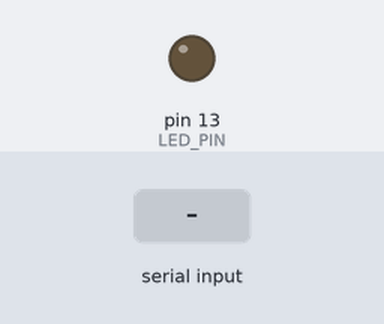
Simulated run of this sketch. Board: Arduino Uno, built with avr-gcc and run on an emulated ATmega328P. Shown: output pins drawn as LEDs (lit = HIGH). The inputs (shaded band) are chosen by the test bench.

Above: at 1.2 s.
1.3 s: "1" received over Serial
At 1.8 s:
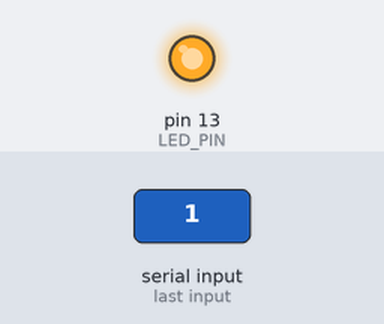
2.8 s: "0" received over Serial
At 4.1 s:
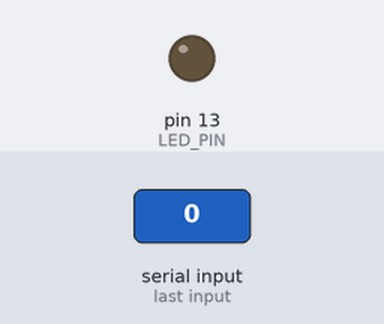
Timing chart, 0 to 5.8 s (numbered marks = the images above; inputs shaded):
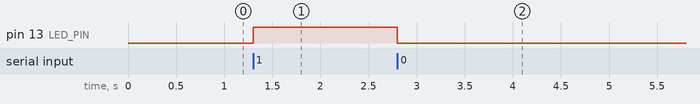

The sketch:

simple_serial_reciever.ino
```cpp
#define LED_PIN 13

void setup() {
  pinMode(LED_PIN, OUTPUT);
  digitalWrite(LED_PIN, LOW);

  Serial.begin(115200);
}

void loop() {
  if (Serial.available()) {
    char x = Serial.read();  // Read one character
    if (x == '0') {          // If the character is '0', turn off the LED
      digitalWrite(LED_PIN, LOW);
    }
    else if (x == '1') {     // If the character is '1', turn on the LED
      digitalWrite(LED_PIN, HIGH);
    }
  }
}
```

Measured:
- after the input at 1.3 s, pin 13 (LED_PIN): LOW → HIGH at once
- after the input at 2.8 s, pin 13 (LED_PIN): HIGH → LOW at once
